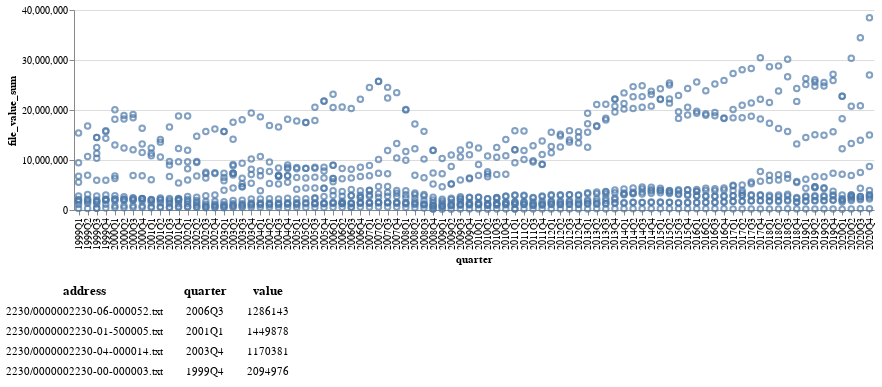

Notebook code cell kept with this figure:
### Markdown cell above
#### altair only version - no way to select or copy/paste the addresses

### Code cell
import altair as alt
from altair import datum
alt.data_transformers.disable_max_rows()

input_dropdown = alt.binding_select(options=selected_cik, name='cik ')
cik_selection = alt.selection_single(fields=['cik'], bind=input_dropdown)
brush = alt.selection(type='multi')

scatter = alt.Chart(big_df).mark_point().transform_calculate(value_billion="datum.value / 1000000000")\
    .encode(
    alt.X('quarter:O'),
    alt.Y('file_value_sum:Q'),
    
    # alt.Row('cik'),
    tooltip=['quarter:O','address:N', 
             alt.Tooltip('file_value_sum:Q', format="$.3s") ,
             alt.Tooltip('file_value_sum:Q', format="$~s"),
             alt.Tooltip('fdate:T')
            ]
    # alt.Tooltip(['quarter:O','accession_number:N', 'value:O']),
    
).add_selection(cik_selection
).transform_filter(cik_selection
).add_selection(brush
).properties(width=800, height=200)

ranked_text = alt.Chart(big_df).mark_text().encode(
    y=alt.Y('row_number:O',axis=None)
).transform_window(
    row_number='row_number()'
).transform_filter(
    brush
).transform_window(
    rank='rank(row_number)'
).transform_filter(
    alt.datum.rank<5
)

# Data Tables
address = ranked_text.encode(text='address:N').properties(title='address')
quarter = ranked_text.encode(text='quarter:O').properties(title='quarter')
value = ranked_text.encode(text='file_value_sum:Q').properties(title='value')
text = alt.hconcat(address, quarter, value) # Combine data tables

alt.vconcat(
    scatter,
    text
).resolve_legend(
    color="independent"
).configure_view(
    strokeWidth=0
)

### Figure 1 — Vega-Lite specification as saved in the notebook (floating-point values rounded to 4 significant figures; data arrays with more than 128 entries replaced by an {"elided": "..."} marker saying what was removed)
{"config": {"view": {"continuousWidth": 400, "continuousHeight": 300, "strokeWidth": 0}}, "vconcat": [{"mark": "point", "encoding": {"tooltip": [{"field": "quarter", "type": "ordinal"}, {"field": "address", "type": "nominal"}, {"field": "file_value_sum", "format": "$.3s", "type": "quantitative"}, {"field": "file_value_sum", "format": "$~s", "type": "quantitative"}, {"field": "fdate", "type": "temporal"}], "x": {"field": "quarter", "type": "ordinal"}, "y": {"field": "file_value_sum", "type": "quantitative"}}, "height": 200, "selection": {"selector001": {"type": "single", "fields": ["cik"], "bind": {"input": "select", "options": {"elided": "676 int values"}, "name": "cik "}}, "selector002": {"type": "multi"}}, "transform": [{"calculate": "datum.value / 1000000000", "as": "value_billion"}, {"filter": {"selection": "selector001"}}], "width": 800}, {"hconcat": [{"mark": "text", "encoding": {"text": {"field": "address", "type": "nominal"}, "y": {"axis": null, "field": "row_number", "type": "ordinal"}}, "title": "address", "transform": [{"window": [{"op": "row_number", "field": "", "as": "row_number"}]}, {"filter": {"selection": "selector002"}}, {"window": [{"op": "rank", "field": "row_number", "as": "rank"}]}, {"filter": "(datum.rank < 5)"}]}, {"mark": "text", "encoding": {"text": {"field": "quarter", "type": "ordinal"}, "y": {"axis": null, "field": "row_number", "type": "ordinal"}}, "title": "quarter", "transform": [{"window": [{"op": "row_number", "field": "", "as": "row_number"}]}, {"filter": {"selection": "selector002"}}, {"window": [{"op": "rank", "field": "row_number", "as": "rank"}]}, {"filter": "(datum.rank < 5)"}]}, {"mark": "text", "encoding": {"text": {"field": "file_value_sum", "type": "quantitative"}, "y": {"axis": null, "field": "row_number", "type": "ordinal"}}, "title": "value", "transform": [{"window": [{"op": "row_number", "field": "", "as": "row_number"}]}, {"filter": {"selection": "selector002"}}, {"window": [{"op": "rank", "field": "row_number", "as": "rank"}]}, {"filter": "(datum.rank < 5)"}]}]}], "data": {"name": "data-45c8ad37386ce818dd79b447e133f90e"}, "resolve": {"legend": {"color": "independent"}}, "$schema": "https://vega.github.io/schema/vega-lite/v4.17.0.json", "datasets": {"data-45c8ad37386ce818dd79b447e133f90e": {"elided": "931 records"}}}
